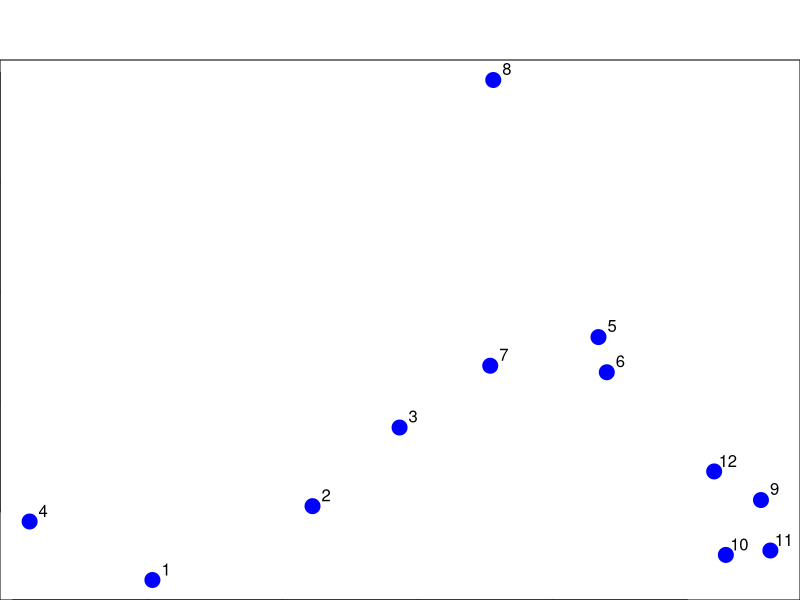
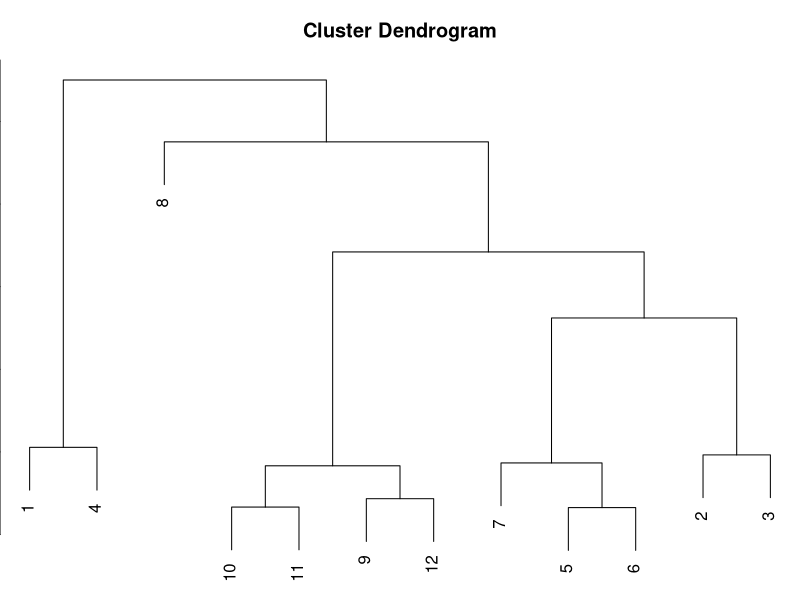
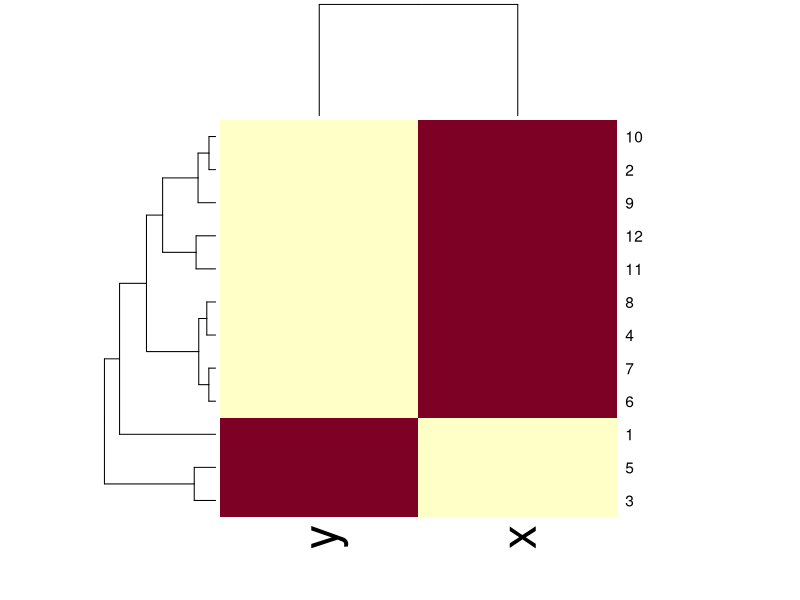
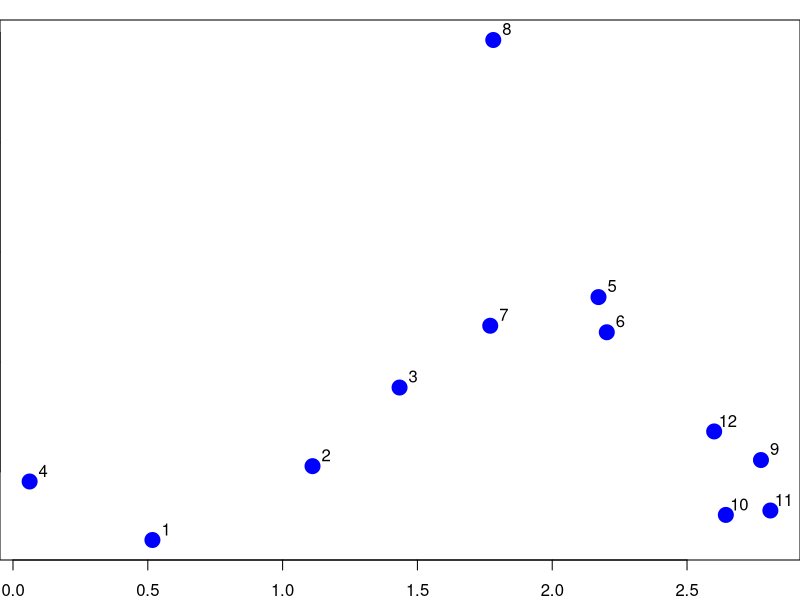
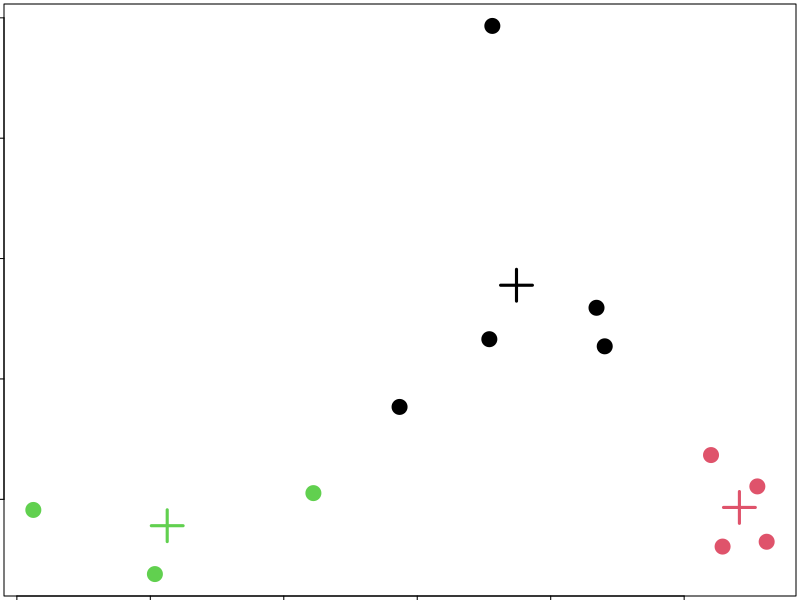
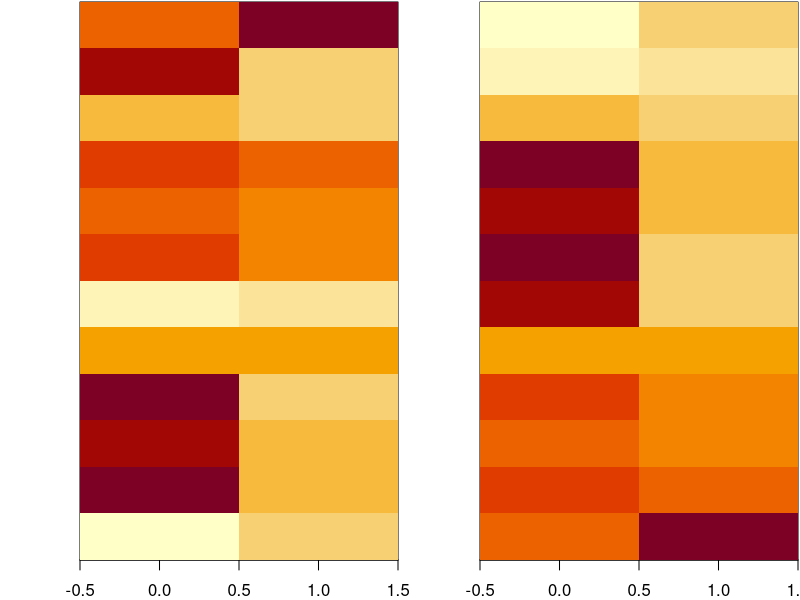
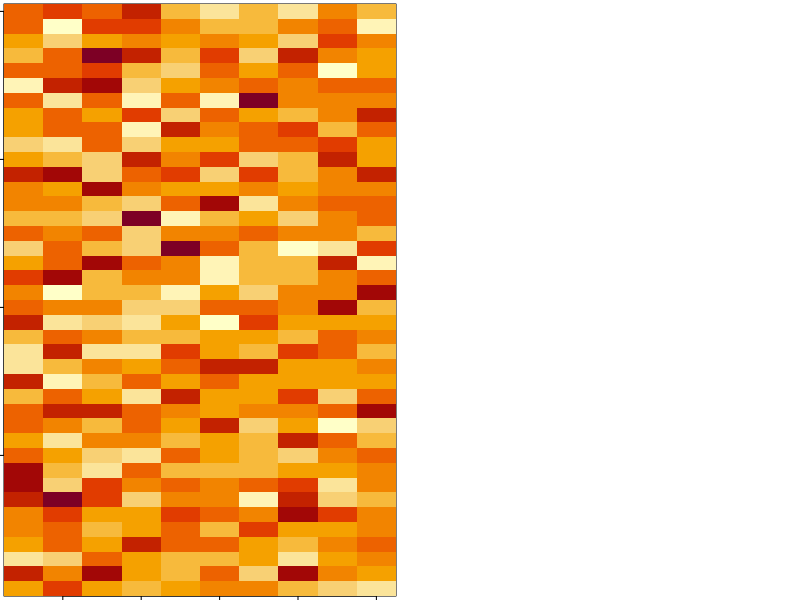
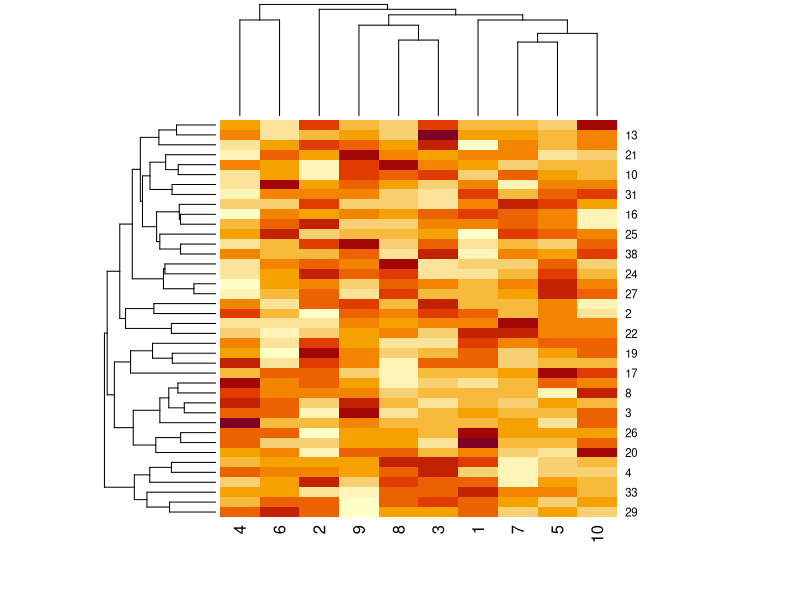

Recreate these plots in R, in order. (Note: this script raises an error after producing the figures.)
set.seed(1234)
par(mar=c(0,0,3,0))
x <- rnorm(12,mean=rep(1:3,each=4),sd=0.4)
y <- rnorm(12,mean=rep(c(1,2,1),each=4),sd=0.4)
plot(x,y,col="blue",pch=19,cex=2)
text(x+0.05,y+0.05,labels=as.character(1:12))
dataFrame <- data.frame(x=x,y=y)
dist(dataFrame)

distxy <- dist(dataFrame)
hClustering <- hclust(distxy)
plot(hClustering)

# Prettier dendrograms
myplclust <- function(hclust, lab = hclust$labels, lab.col = rep(1, length(hclust$labels)), 
                      hang = 0.1, ...) {
        y <- rep(hclust$height, 2)
        x <- as.numeric(hclust$merge)
        y <- y[which(x < 0)]
        x <- x[which(x < 0)]
        x <- abs(x)
        y <- y[order(x)]
        x <- x[order(x)]
        plot(hclust, labels = F, hang = hang, ...)
        text(x = x, y = y[hclust$order] - (max(hclust$height)*hang), labels = lab[hclust$order], 
             col = lab.col[hclust$order], srt = 90, adj = c(1, 0.5), xpd = NA, ...)
}

## average linkage
## complete linkage

# <Heatmap> clusters in a image
set.seed(143)
dataMatrix <- as.matrix(dataFrame)[sample(1:12),]
heatmap(dataMatrix)

# <Kmeans Clustering>
# define: close, group, interpretation
set.seed(1234)
par(mar=c(2,0,1,0))
x <- rnorm(12,mean=rep(1:3,each=4),sd=0.4)
y <- rnorm(12,mean=rep(c(1,2,1),each=4),sd=0.4)
plot(x,y,col="blue",pch=19,cex=2)
text(x+0.05,y+0.05,labels=as.character(1:12))

# start with k centroids
# assign groups to the centroids
# move centroid to center of cluster
# iterate
dataFrame <- data.frame(x=x,y=y)
kmeansObj <- kmeans(dataFrame,center=3)
names(kmeansObj)
kmeansObj$cluster

par(mar=rep(0.2,4))
plot(x,y,col=kmeansObj$cluster,pch=19,cex=2)
points(kmeansObj$centers,col=1:3,pch=3,cex=3,lwd=3)

# using a heatmap
dataMatrix <- as.matrix(dataFrame)[sample(1:12),]
kmeansObj2 <- kmeans(dataMatrix, centers=3)
par(mfrow=c(1,2), mar=c(2,4,0.1,0.1))
image(t(dataMatrix)[,nrow(dataMatrix):1], yaxt="n")
image(t(dataMatrix)[,order(kmeansObj2$cluster)], yaxt = "n")

## Dimension reduction
set.seed(12345)
par(mar = rep(0.2,4))
dataMatrix <- matrix(rnorm(400),nrow=40)
image(1:10,1:40,t(dataMatrix)[,nrow(dataMatrix):1])
heatmap(dataMatrix)

set.seed(678910)
for(i in 1:40){
        #flip a coin
        coinFlip <- rbinom(1,size=1,prob=0.5)
        # if coin is heads, add a common pattern to the row
        if(coinFlip){
                dataMatrix[i,] <- dataMatrix[i,] + rep(c(0,3),each=5)
        }
}
image(1:10,1:40,t(dataMatrix)[,nrow(dataMatrix):1])
heatmap(dataMatrix)

hh <- hclust(dist(dataMatrix))
dataMatrixOrdered <- dataMatrix[hh$order,]
par(mfrow=c(1,3))
image(t(dataMatrixOrdered)[,nrow(dataMatrixOrdered):1])
plot(rowMeans(dataMatrixOrdered), 40:1, , xlab = "Row Mean", ylab = "Row", pch = 19)
plot(colMeans(dataMatrixOrdered), xlab = "Column", ylab = "Column Mean", pch = 19)

## Singular value decompression
# trying to explain the data with a smaller dataset
# X = U * D * V ... U and V are singular
svd1 <- svd(scale(dataMatrixOrdered))
par(mfrow=c(1,3))
image(t(dataMatrixOrdered)[,nrow(dataMatrixOrdered):1])
plot(svd1$u[,1],40:1,,xlab="Row", ylab = "First left singular vector", pch=19)
plot(svd1$v[,1],xlab="Column", ylab = "First right singular vector", pch=19)
# don't understand what U and V resemble

par(mfrow=c(1,2))
plot(svd1$d, xlab="Column", ylab="Singular Value", pch=19)
plot(svd1$d^2/sum(svd1$d^2), xlab="Column",ylab="Prop. of variance explained",pch=19)
# don't understand why D is variance

# pca and svd are the same thing
par(mar=c(4,2,2,2),mfrow=c(1,1))
pca1 <- prcomp(dataMatrixOrdered, scale=TRUE)
plot(pca1$rotation[,1], svd1$v[,1], pch=19, xlab="Principle Component", ylab="Right Singular Vector 1")
abline(c(0,1))

# in a boring matrix, no variation
constantMatrix <- dataMatrixOrdered * 0
for(i in 1:dim(dataMatrixOrdered)[1]){constantMatrix[i,] <- rep(c(0,1),each=5)}
svd1 <- svd(constantMatrix)
par(mfrow=c(1,3))
image(t(constantMatrix)[,nrow(constantMatrix):1])
plot(svd1$d, xlab="Column", ylab="Singular Value", pch=19)
plot(svd1$d^2/sum(svd1$d^2), xlab="Column",ylab="Prop. of variance explained",pch=19)

# add another pattern
set.seed(67890)
for(i in 1:40){
        # flip a coin
        coinFlip1 <- rbinom(1, size=1, prob=0.5)
        coinFlip2 <- rbinom(1, size=1, prob=0.5)
        # if coin is heads add a common pattern to that row
        if(coinFlip1){
                dataMatrix[i,] <- dataMatrix[i,] + rep(c(0,5),each=5)
        }
        if(coinFlip2){
                dataMatrix[i,] <- dataMatrix[i,] + rep(c(0,5),5)
        }
}
hh <- hclust(dist(dataMatrix))
dataMatrixOrdered <- dataMatrix[hh$order,]
svd2 <- svd(scale(dataMatrixOrdered))
par(mfrow=c(1,3))
# this is the "truth"
image(t(dataMatrixOrdered)[,nrow(dataMatrixOrdered):1])
plot(rep(c(0,1),each=5), xlab="Column", ylab="Pattern 1")
plot(rep(c(0,1),5), xlab="Column",ylab="Pattern 2")

# can we pick the "truth" up in svd?
image(t(dataMatrixOrdered)[,nrow(dataMatrixOrdered):1])
plot(svd2$v[,1],pch=19,xlab="Column",ylab="First right singluar vector")
plot(svd2$v[,2],pch=19,xlab="Column",ylab="Second right singular venctor")

# d and variance explained
par(mfrow=c(1,2))
plot(svd2$d, xlab="Column", ylab="Singular Value", pch=19)
plot(svd2$d^2/sum(svd2$d^2), xlab="Column", ylab="Percent of variance explained",pch=19)

# missing values in svd
dataMatrix2 <- dataMatrixOrdered
# insert
dataMatrix2[sample(1:100, size=40, replace=FALSE)] <- NA
svd1 <- svd(scale(dataMatrix2)) # won't work